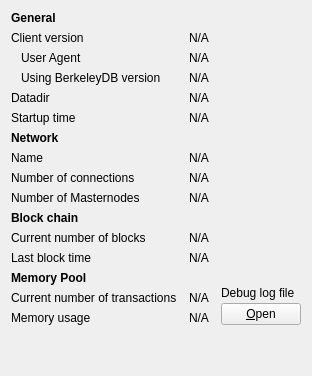
     <widget class="QWidget" name="tab_info">
      <attribute name="title">
       <string>&amp;Information</string>
      </attribute>
      <layout class="QGridLayout" name="gridLayout" columnstretch="0,1,0">
       <property name="horizontalSpacing">
        <number>12</number>
       </property>
       <item row="0" column="0">
        <widget class="QLabel" name="label_9">
         <property name="font">
          <font>
           <weight>75</weight>
           <bold>true</bold>
          </font>
         </property>
         <property name="text">
          <string>General</string>
         </property>
        </widget>
       </item>
       <item row="1" column="0">
        <widget class="QLabel" name="label_6">
         <property name="text">
          <string>Client version</string>
         </property>
        </widget>
       </item>
       <item row="1" column="1" colspan="2">
        <widget class="QLabel" name="clientVersion">
         <property name="cursor">
          <cursorShape>IBeamCursor</cursorShape>
         </property>
         <property name="text">
          <string>N/A</string>
         </property>
         <property name="textFormat">
          <enum>Qt::PlainText</enum>
         </property>
         <property name="textInteractionFlags">
          <set>Qt::LinksAccessibleByMouse|Qt::TextSelectableByKeyboard|Qt::TextSelectableByMouse</set>
         </property>
        </widget>
       </item>
       <item row="2" column="0">
        <widget class="QLabel" name="labelClientUserAgent">
         <property name="text">
          <string>User Agent</string>
         </property>
         <property name="indent">
          <number>10</number>
         </property>
        </widget>
       </item>
       <item row="2" column="1" colspan="2">
        <widget class="QLabel" name="clientUserAgent">
         <property name="cursor">
          <cursorShape>IBeamCursor</cursorShape>
         </property>
         <property name="text">
          <string>N/A</string>
         </property>
         <property name="textFormat">
          <enum>Qt::PlainText</enum>
         </property>
         <property name="textInteractionFlags">
          <set>Qt::LinksAccessibleByMouse|Qt::TextSelectableByKeyboard|Qt::TextSelectableByMouse</set>
         </property>
        </widget>
       </item>
       <item row="3" column="0">
        <widget class="QLabel" name="label_berkeleyDBVersion">
         <property name="text">
          <string>Using BerkeleyDB version</string>
         </property>
         <property name="indent">
          <number>10</number>
         </property>
        </widget>
       </item>
       <item row="3" column="1" colspan="2">
        <widget class="QLabel" name="berkeleyDBVersion">
         <property name="cursor">
          <cursorShape>IBeamCursor</cursorShape>
         </property>
         <property name="text">
          <string>N/A</string>
         </property>
         <property name="textFormat">
          <enum>Qt::PlainText</enum>
         </property>
         <property name="textInteractionFlags">
          <set>Qt::LinksAccessibleByMouse|Qt::TextSelectableByKeyboard|Qt::TextSelectableByMouse</set>
         </property>
        </widget>
       </item>
       <item row="4" column="0">
        <widget class="QLabel" name="label_12">
         <property name="text">
          <string>Datadir</string>
         </property>
        </widget>
       </item>
       <item row="4" column="1" colspan="2">
        <widget class="QLabel" name="dataDir">
         <property name="cursor">
          <cursorShape>IBeamCursor</cursorShape>
         </property>
         <property name="text">
          <string>N/A</string>
         </property>
         <property name="textFormat">
          <enum>Qt::PlainText</enum>
         </property>
         <property name="wordWrap">
          <bool>true</bool>
         </property>
         <property name="textInteractionFlags">
          <set>Qt::LinksAccessibleByMouse|Qt::TextSelectableByKeyboard|Qt::TextSelectableByMouse</set>
         </property>
        </widget>
       </item>
       <item row="5" column="0">
        <widget class="QLabel" name="label_13">
         <property name="text">
          <string>Startup time</string>
         </property>
        </widget>
       </item>
       <item row="5" column="1" colspan="2">
        <widget class="QLabel" name="startupTime">
         <property name="cursor">
          <cursorShape>IBeamCursor</cursorShape>
         </property>
         <property name="text">
          <string>N/A</string>
         </property>
         <property name="textFormat">
          <enum>Qt::PlainText</enum>
         </property>
         <property name="textInteractionFlags">
          <set>Qt::LinksAccessibleByMouse|Qt::TextSelectableByKeyboard|Qt::TextSelectableByMouse</set>
         </property>
        </widget>
       </item>
       <item row="6" column="0">
           <widget class="QLabel" name="labelNetwork">
               <property name="font">
                   <font>
                       <weight>75</weight>
                       <bold>true</bold>
                   </font>
               </property>
               <property name="text">
                   <string>Network</string>
               </property>
           </widget>
       </item>
       <item row="7" column="0">
        <widget class="QLabel" name="label_8">
         <property name="text">
          <string>Name</string>
         </property>
        </widget>
       </item>
       <item row="7" column="1" colspan="2">
        <widget class="QLabel" name="networkName">
         <property name="cursor">
          <cursorShape>IBeamCursor</cursorShape>
         </property>
         <property name="text">
          <string>N/A</string>
         </property>
         <property name="textFormat">
          <enum>Qt::PlainText</enum>
         </property>
         <property name="textInteractionFlags">
          <set>Qt::LinksAccessibleByMouse|Qt::TextSelectableByKeyboard|Qt::TextSelectableByMouse</set>
         </property>
        </widget>
       </item>
       <item row="8" column="0">
        <widget class="QLabel" name="label_7">
         <property name="text">
          <string>Number of connections</string>
         </property>
        </widget>
       </item>
       <item row="8" column="1" colspan="2">
        <widget class="QLabel" name="numberOfConnections">
         <property name="cursor">
          <cursorShape>IBeamCursor</cursorShape>
         </property>
         <property name="text">
          <string>N/A</string>
         </property>
         <property name="textFormat">
          <enum>Qt::PlainText</enum>
         </property>
         <property name="textInteractionFlags">
          <set>Qt::LinksAccessibleByMouse|Qt::TextSelectableByKeyboard|Qt::TextSelectableByMouse</set>
         </property>
        </widget>
       </item>
       <item row="9" column="0">
        <widget class="QLabel" name="masternodeCountLabel">
         <property name="text">
          <string>Number of Masternodes</string>
         </property>
        </widget>
       </item>
       <item row="9" column="1">
        <widget class="QLabel" name="masternodeCount">
         <property name="text">
          <string>N/A</string>
         </property>
        </widget>
       </item>
       <item row="10" column="0">
        <widget class="QLabel" name="label_10">
         <property name="font">
          <font>
           <weight>75</weight>
           <bold>true</bold>
          </font>
         </property>
         <property name="text">
          <string>Block chain</string>
         </property>
        </widget>
       </item>
       <item row="11" column="0">
        <widget class="QLabel" name="label_3">
         <property name="text">
          <string>Current number of blocks</string>
         </property>
        </widget>
       </item>
       <item row="11" column="1" colspan="2">
        <widget class="QLabel" name="numberOfBlocks">
         <property name="cursor">
          <cursorShape>IBeamCursor</cursorShape>
         </property>
         <property name="text">
          <string>N/A</string>
         </property>
         <property name="textFormat">
          <enum>Qt::PlainText</enum>
         </property>
         <property name="textInteractionFlags">
          <set>Qt::LinksAccessibleByMouse|Qt::TextSelectableByKeyboard|Qt::TextSelectableByMouse</set>
         </property>
        </widget>
       </item>
       <item row="12" column="0">
        <widget class="QLabel" name="labelLastBlockTime">
         <property name="text">
          <string>Last block time</string>
         </property>
        </widget>
       </item>
       <item row="12" column="1" colspan="2">
        <widget class="QLabel" name="lastBlockTime">
         <property name="cursor">
          <cursorShape>IBeamCursor</cursorShape>
         </property>
         <property name="text">
          <string>N/A</string>
         </property>
         <property name="textFormat">
          <enum>Qt::PlainText</enum>
         </property>
         <property name="textInteractionFlags">
          <set>Qt::LinksAccessibleByMouse|Qt::TextSelectableByKeyboard|Qt::TextSelectableByMouse</set>
         </property>
        </widget>
       </item>
       <item row="13" column="0">
        <widget class="QLabel" name="labelMempoolTitle">
         <property name="font">
          <font>
           <weight>75</weight>
           <bold>true</bold>
          </font>
         </property>
         <property name="text">
          <string>Memory Pool</string>
         </property>
        </widget>
       </item>
       <item row="14" column="0">
        <widget class="QLabel" name="labelNumberOfTransactions">
         <property name="text">
          <string>Current number of transactions</string>
         </property>
        </widget>
       </item>
       <item row="14" column="1">
        <widget class="QLabel" name="mempoolNumberTxs">
         <property name="cursor">
          <cursorShape>IBeamCursor</cursorShape>
         </property>
         <property name="text">
          <string>N/A</string>
         </property>
         <property name="textFormat">
          <enum>Qt::PlainText</enum>
         </property>
         <property name="textInteractionFlags">
          <set>Qt::LinksAccessibleByMouse|Qt::TextSelectableByKeyboard|Qt::TextSelectableByMouse</set>
         </property>
        </widget>
       </item>
       <item row="15" column="0">
        <widget class="QLabel" name="labelMemoryUsage">
         <property name="text">
          <string>Memory usage</string>
         </property>
        </widget>
       </item>
       <item row="15" column="1">
        <widget class="QLabel" name="mempoolSize">
         <property name="cursor">
          <cursorShape>IBeamCursor</cursorShape>
         </property>
         <property name="text">
          <string>N/A</string>
         </property>
         <property name="textFormat">
          <enum>Qt::PlainText</enum>
         </property>
         <property name="textInteractionFlags">
          <set>Qt::LinksAccessibleByMouse|Qt::TextSelectableByKeyboard|Qt::TextSelectableByMouse</set>
         </property>
        </widget>
       </item>
       <item row="13" column="2" rowspan="3">
        <layout class="QVBoxLayout" name="verticalLayoutDebugButton">
         <property name="spacing">
          <number>3</number>
         </property>
         <item>
          <spacer name="verticalSpacer_2">
           <property name="orientation">
            <enum>Qt::Vertical</enum>
           </property>
           <property name="sizeHint" stdset="0">
            <size>
             <width>10</width>
             <height>5</height>
            </size>
           </property>
          </spacer>
         </item>
         <item>
          <widget class="QLabel" name="labelDebugLogfile">
           <property name="text">
            <string>Debug log file</string>
           </property>
          </widget>
         </item>
         <item>
          <widget class="QPushButton" name="openDebugLogfileButton">
           <property name="toolTip">
            <string>Open the %1 debug log file from the current data directory. This can take a few seconds for large log files.</string>
           </property>
           <property name="text">
            <string>&amp;Open</string>
           </property>
           <property name="autoDefault">
            <bool>false</bool>
           </property>
          </widget>
         </item>
        </layout>
       </item>
       <item row="17" column="0">
        <spacer name="verticalSpacer">
         <property name="orientation">
          <enum>Qt::Vertical</enum>
         </property>
         <property name="sizeHint" stdset="0">
          <size>
           <width>20</width>
           <height>40</height>
          </size>
         </property>
        </spacer>
       </item>
      </layout>
     </widget>
